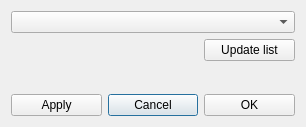
<?xml version="1.0" encoding="UTF-8"?>
<ui version="4.0">
 <class>LanguageChoiceDialog2_Demo</class>
 <widget class="QDialog" name="LanguageChoiceDialog2_Demo">
  <property name="geometry">
   <rect>
    <x>0</x>
    <y>0</y>
    <width>306</width>
    <height>127</height>
   </rect>
  </property>
  <property name="sizePolicy">
   <sizepolicy hsizetype="Preferred" vsizetype="Maximum">
    <horstretch>0</horstretch>
    <verstretch>0</verstretch>
   </sizepolicy>
  </property>
  <property name="maximumSize">
   <size>
    <width>400</width>
    <height>200</height>
   </size>
  </property>
  <property name="windowTitle">
   <string>Language choice</string>
  </property>
  <property name="locale">
   <locale language="English" country="UnitedKingdom"/>
  </property>
  <layout class="QGridLayout" name="gridLayout">
   <item row="9" column="1">
    <widget class="QPushButton" name="pbCancel">
     <property name="text">
      <string>Cancel</string>
     </property>
    </widget>
   </item>
   <item row="5" column="0">
    <spacer name="verticalSpacer_3">
     <property name="orientation">
      <enum>Qt::Vertical</enum>
     </property>
     <property name="sizeType">
      <enum>QSizePolicy::Preferred</enum>
     </property>
     <property name="sizeHint" stdset="0">
      <size>
       <width>20</width>
       <height>40</height>
      </size>
     </property>
    </spacer>
   </item>
   <item row="6" column="0">
    <spacer name="verticalSpacer_2">
     <property name="orientation">
      <enum>Qt::Vertical</enum>
     </property>
     <property name="sizeType">
      <enum>QSizePolicy::Minimum</enum>
     </property>
     <property name="sizeHint" stdset="0">
      <size>
       <width>20</width>
       <height>10</height>
      </size>
     </property>
    </spacer>
   </item>
   <item row="9" column="2">
    <widget class="QPushButton" name="pbOk">
     <property name="text">
      <string>OK</string>
     </property>
    </widget>
   </item>
   <item row="9" column="0">
    <widget class="QPushButton" name="pbApply">
     <property name="text">
      <string>Apply</string>
     </property>
    </widget>
   </item>
   <item row="2" column="0" colspan="3">
    <widget class="QComboBox" name="cbLanguageChoice"/>
   </item>
   <item row="3" column="2">
    <widget class="QPushButton" name="pbUpdateLanguageList">
     <property name="text">
      <string>Update list</string>
     </property>
    </widget>
   </item>
  </layout>
 </widget>
 <resources/>
 <connections>
  <connection>
   <sender>pbCancel</sender>
   <signal>clicked()</signal>
   <receiver>LanguageChoiceDialog2_Demo</receiver>
   <slot>close()</slot>
   <hints>
    <hint type="sourcelabel">
     <x>144</x>
     <y>126</y>
    </hint>
    <hint type="destinationlabel">
     <x>175</x>
     <y>94</y>
    </hint>
   </hints>
  </connection>
 </connections>
</ui>
